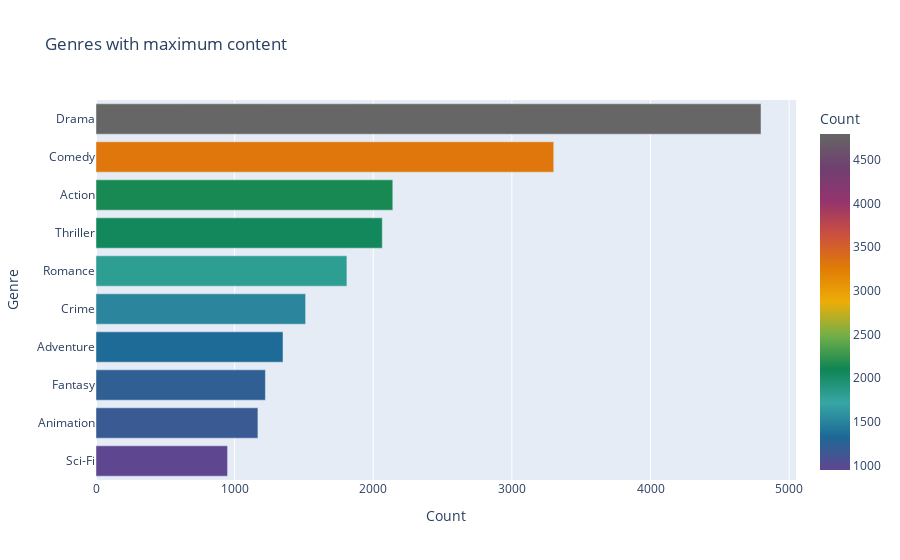

Notebook code for this chart:
### Code cell
fig = px.bar(pd.DataFrame(top_genres)[:10], y = 'Genre', x = 'Count', orientation = 'h', title = 'Genres with maximum content', color = 'Count', color_continuous_scale = px.colors.qualitative.Prism).update_yaxes(categoryorder = 'total ascending')
fig.show()

### Figure 1 — Plotly figure (JSON) as saved in the notebook; plotly's stock layout.template omitted (floating-point values rounded to 4 significant figures)
{"data": [{"alignmentgroup": "True", "hovertemplate": "Count=%{marker.color}<br>Genre=%{y}<extra></extra>", "legendgroup": "", "marker": {"color": [4797, 3302, 2141, 2065, 1810, 1512, 1349, 1222, 1168, 949], "coloraxis": "coloraxis", "pattern": {"shape": ""}}, "name": "", "offsetgroup": "", "orientation": "h", "showlegend": false, "textposition": "auto", "type": "bar", "x": [4797, 3302, 2141, 2065, 1810, 1512, 1349, 1222, 1168, 949], "xaxis": "x", "y": ["Drama", "Comedy", "Action", "Thriller", "Romance", "Crime", "Adventure", "Fantasy", "Animation", "Sci-Fi"], "yaxis": "y"}], "layout": {"barmode": "relative", "coloraxis": {"colorbar": {"title": {"text": "Count"}}, "colorscale": [[0, "rgb(95, 70, 144)"], [0.1, "rgb(29, 105, 150)"], [0.2, "rgb(56, 166, 165)"], [0.3, "rgb(15, 133, 84)"], [0.4, "rgb(115, 175, 72)"], [0.5, "rgb(237, 173, 8)"], [0.6, "rgb(225, 124, 5)"], [0.7, "rgb(204, 80, 62)"], [0.8, "rgb(148, 52, 110)"], [0.9, "rgb(111, 64, 112)"], [1, "rgb(102, 102, 102)"]]}, "legend": {"tracegroupgap": 0}, "title": {"text": "Genres with maximum content"}, "xaxis": {"anchor": "y", "domain": [0, 1], "title": {"text": "Count"}}, "yaxis": {"anchor": "x", "categoryorder": "total ascending", "domain": [0, 1], "title": {"text": "Genre"}}}}
